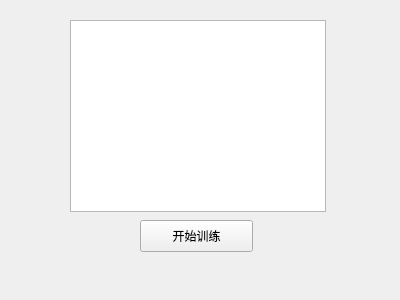
<?xml version="1.0" encoding="UTF-8"?>
<ui version="4.0">
 <class>Form</class>
 <widget class="QWidget" name="Form">
  <property name="geometry">
   <rect>
    <x>0</x>
    <y>0</y>
    <width>400</width>
    <height>300</height>
   </rect>
  </property>
  <property name="windowTitle">
   <string>Form</string>
  </property>
  <widget class="QPushButton" name="pushButton">
   <property name="geometry">
    <rect>
     <x>140</x>
     <y>220</y>
     <width>113</width>
     <height>32</height>
    </rect>
   </property>
   <property name="text">
    <string>开始训练</string>
   </property>
  </widget>
  <widget class="QTextBrowser" name="textBrowser">
   <property name="geometry">
    <rect>
     <x>70</x>
     <y>20</y>
     <width>256</width>
     <height>192</height>
    </rect>
   </property>
  </widget>
 </widget>
 <resources/>
 <connections/>
</ui>
